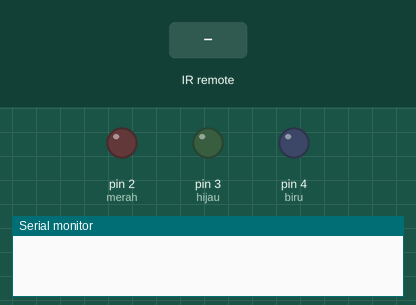
Simulated run of this sketch. Board: Arduino Uno, built with avr-gcc and run on an emulated ATmega328P. On the bench: output pins drawn as LEDs (lit = HIGH), the last lines printed to the serial monitor. Dashed ring = blinking. The test bench sets the inputs (shaded band).

Above: at 1.2 s.
1.3 s: infrared code 0xFF4AB5 received
At 1.65 s:
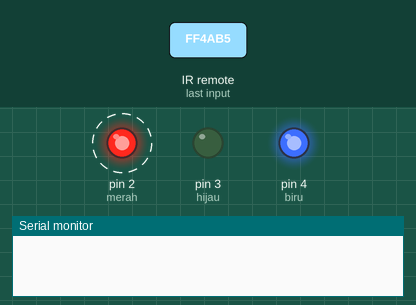
3.4 s: infrared code 0xFF30CF received
At 4.4 s:
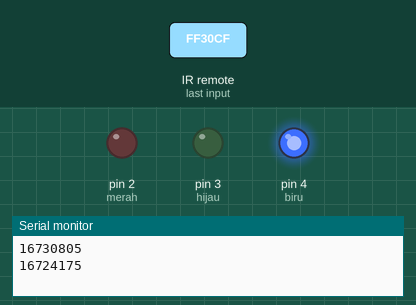
5.2 s: infrared code 0xFF18E7 received
At 6.7 s:
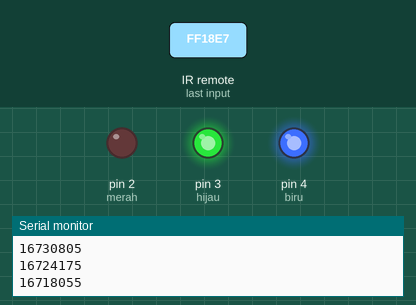
7.0 s: infrared code 0xFF7A85 received
At 8.3 s:
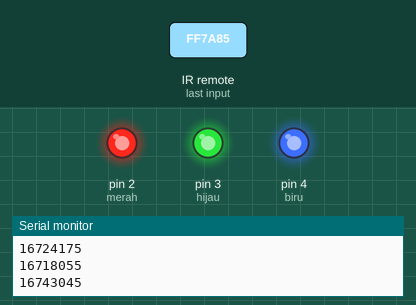
8.8 s: infrared code 0x7070906F received
At 9.7 s:
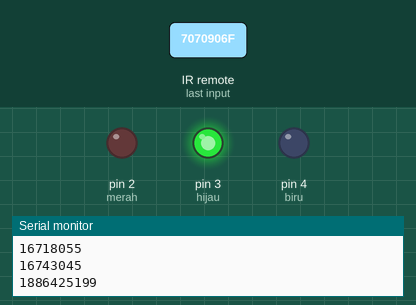
10.7 s: infrared code 0x7070A05F received
At 12.3 s:
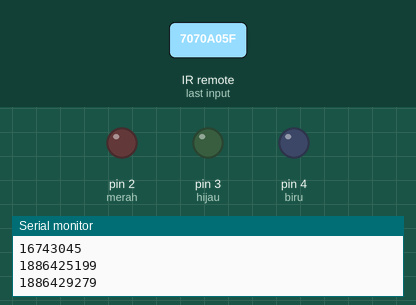
Timing chart, 0 to 13.5 s (numbered marks = the images above; inputs shaded):
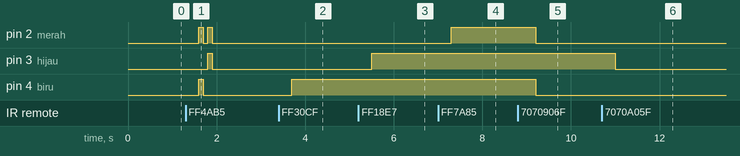

The sketch:

IRremot-LED.ino
```cpp
#include <IRremote.h>

int RECV_PIN = 10;
int biru = 4;
int hijau = 3;
int merah = 2;
IRrecv irrecv(RECV_PIN);
decode_results results;

void setup()
{
  Serial.begin(9600);
  irrecv.enableIRIn(); // Start the receiver
  pinMode(biru, OUTPUT);
  pinMode(hijau, OUTPUT);
  pinMode(merah, OUTPUT);

}


void loop() {
  if (irrecv.decode(&results)) {
    delay(300);
    long int decCode = results.value;
    //switch case untuk memberikan perintah ketika menerima kode tombol
    switch (results.value) {

      case 16724175: //tombol 1
        digitalWrite(biru, HIGH);
        break;

      case 16718055: //tombol 2
        digitalWrite(hijau, HIGH);
        break;

      case 16743045: //tombol 3
        digitalWrite(merah, HIGH);
        break;

      case 1886396639: //tombol 4
        digitalWrite(biru, LOW);
        break;

      case 1886429279: //tombol 5
        digitalWrite(hijau, LOW);
        break;

      case 1886412959: //tombol 6
        digitalWrite(merah, LOW);
        break;

      case 16730805: //tombol 7
        digitalWrite(merah, HIGH);
        digitalWrite(biru, HIGH);
        delay(100);
        digitalWrite(merah, LOW);
        digitalWrite(biru, LOW);
        delay(100);
        digitalWrite(merah, HIGH);
        digitalWrite(hijau, HIGH);
        delay(100);
        digitalWrite(merah, LOW);
        digitalWrite(hijau, LOW);
        delay(100);
        break;

      case 1886392559: //tombol 8
        digitalWrite(merah, HIGH);
        digitalWrite(hijau, HIGH);
        delay(100);
        digitalWrite(merah, LOW);
        digitalWrite(hijau, LOW);
        delay(100);
        break;

      case 1886425199: //tombol 9
        digitalWrite(merah, HIGH);
        digitalWrite(biru, HIGH);
        delay(100);
        digitalWrite(merah, LOW);
        digitalWrite(biru, LOW);
        break;
    }
    Serial.println(results.value, DEC);
    irrecv.resume(); // Receive the next value
  }
}
```

Measured:
- after the input at 1.3 s, pin 2 (merah): alternates HIGH for 0.10 s and LOW for 0.10 s, 4 changes in all, then stays LOW, starting after 0.30 s; pin 3 (hijau): LOW → HIGH after 0.50 s, → LOW 0.10 s later; pin 4 (biru): LOW → HIGH after 0.30 s, → LOW 0.10 s later
- after the input at 3.4 s, pin 4 (biru): LOW → HIGH after 0.30 s
- after the input at 5.2 s, pin 3 (hijau): LOW → HIGH after 0.30 s
- after the input at 7.0 s, pin 2 (merah): LOW → HIGH after 0.30 s
- after the input at 8.8 s, pin 2 (merah), pin 4 (biru): HIGH → LOW after 0.40 s
- after the input at 10.7 s, pin 3 (hijau): HIGH → LOW after 0.30 s
